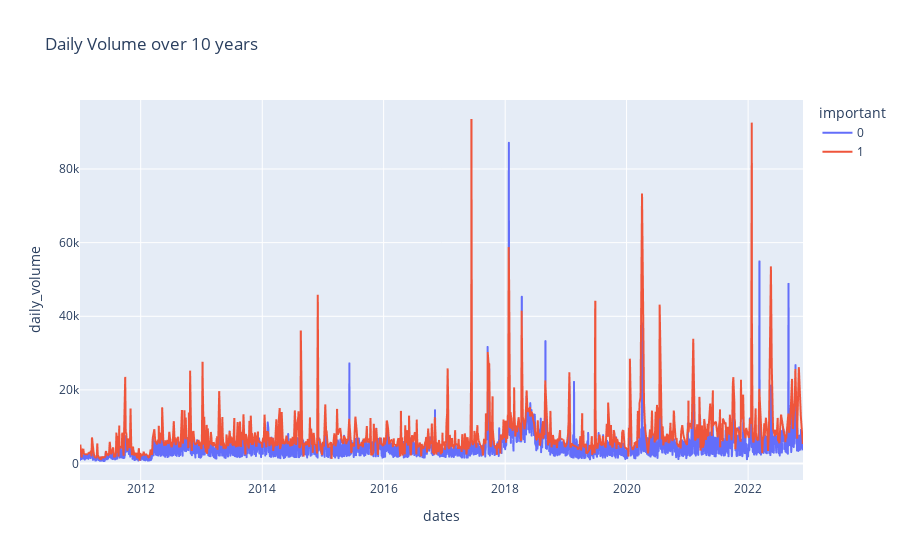

Write notebook code for a chart like this one.
### Markdown cell above
Important events clearly have more traffic the normal events

### Code cell
print('Mean daily volume for events with important == 0:', df.groupby('important')['daily_volume'].mean()[0])
print('Mean daily volume for events with important == 1:', df.groupby('important')['daily_volume'].mean()[1])
px.line(df, x='dates', y='daily_volume', color='important', title='Daily Volume over 10 years')

### Figure 1 — Plotly figure (JSON) as saved in the notebook; plotly's stock layout.template omitted (floating-point values rounded to 4 significant figures; data arrays with more than 128 entries replaced by an {"elided": "..."} marker saying what was removed)
{"data": [{"hovertemplate": "important=0<br>dates=%{x}<br>daily_volume=%{y}<extra></extra>", "legendgroup": "0", "line": {"color": "#636efa", "dash": "solid"}, "marker": {"symbol": "circle"}, "mode": "lines", "name": "0", "showlegend": true, "type": "scattergl", "x": {"elided": "3223 str values"}, "xaxis": "x", "y": {"elided": "3223 int values"}, "yaxis": "y"}, {"hovertemplate": "important=1<br>dates=%{x}<br>daily_volume=%{y}<extra></extra>", "legendgroup": "1", "line": {"color": "#EF553B", "dash": "solid"}, "marker": {"symbol": "circle"}, "mode": "lines", "name": "1", "showlegend": true, "type": "scattergl", "x": {"elided": "1266 str values"}, "xaxis": "x", "y": {"elided": "1266 int values"}, "yaxis": "y"}], "layout": {"legend": {"title": {"text": "important"}, "tracegroupgap": 0}, "title": {"text": "Daily Volume over 10 years"}, "xaxis": {"anchor": "y", "domain": [0, 1], "title": {"text": "dates"}}, "yaxis": {"anchor": "x", "domain": [0, 1], "title": {"text": "daily_volume"}}}}
